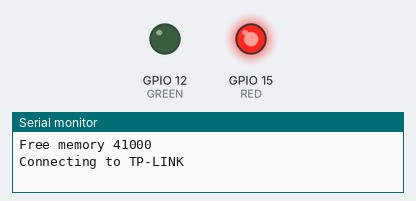
The sketch below on a simulated ESP8266 (NodeMCU). On the bench: output pins drawn as LEDs (lit = HIGH), the last lines printed to the serial monitor. WiFi joins after 1.5 s; servers stay silent unless stated.

Above: at 0.1 s.
At 1.6 s:
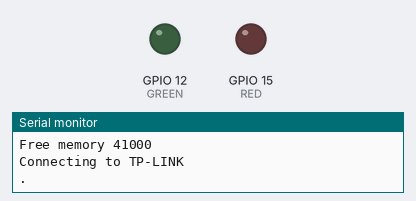
At 2.1 s:
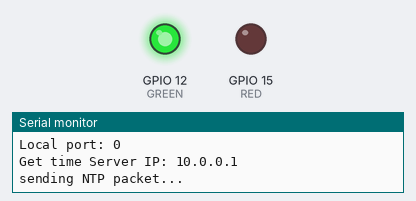
Timing chart, 0 to 3.6 s (numbered marks = the images above):
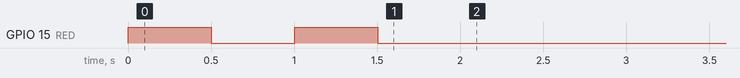

The sketch:

timer.ino
```cpp
#include <ESP8266WiFi.h>
#include <WiFiUdp.h>
#include <Ticker.h>
Ticker flipper;

#define RED 15// GPIO15/TXD01
#define GREEN 12// GPIO12/TXD01
#define GMT 3

char ssid[] = "TP-LINK";         //  your network SSID (name)
char pass[] = "76533457";        // your network password

unsigned int localPort = 2390;      // local port to listen for UDP packets
byte hour, minute, second;
boolean point;

IPAddress ip(10,24,2,106);
IPAddress gateway(10,24,0,1);
IPAddress subnet(255,255,240,0);

/* Don't hardwire the IP address or we won't get the benefits of the pool. *  Lookup the IP address for the host name instead */
//IPAddress timeServer(129, 6, 15, 28); // time.nist.gov NTP server
//IPAddress timeServer(216, 229, 0, 179); // time.nist.gov NTP server
IPAddress timeServerIP; // time.nist.gov NTP server address
const char* ntpServerName = "time.nist.gov";

const int NTP_PACKET_SIZE = 48; // NTP time stamp is in the first 48 bytes of the message
//
byte packetBuffer[ NTP_PACKET_SIZE]; //buffer to hold incoming and outgoing packets

// A UDP instance to let us send and receive packets over UDP
WiFiUDP udp;

void setup() {
  Serial.begin(115200);
  flipper.attach(1, flip);          /// прерывание 1 сек

  Serial.println();
  Serial.println();

  Serial.printf("\n\nFree memory %d\n",ESP.getFreeHeap());
  pinMode(RED, OUTPUT);
  pinMode(GREEN, OUTPUT);

  // We start by connecting to a WiFi network
  Serial.print("Connecting to ");
  Serial.println(ssid);

  WiFi.config(ip,gateway,subnet);
  WiFi.setAutoReconnect(true);
  //WiFi.begin(ssid,"76533457");
  WiFi.begin(ssid, pass);

  while (WiFi.status() != WL_CONNECTED) {
    digitalWrite(RED, HIGH);
    delay(500);
    digitalWrite(RED, LOW);
    delay(500);
    Serial.print(".");
  }
  Serial.println("");
  digitalWrite(GREEN, HIGH);
  Serial.println("WiFi connected");
  Serial.println("IP address: ");
  Serial.println(WiFi.localIP());

  Serial.println("Starting UDP");
  udp.begin(localPort);
  Serial.print("Local port: ");
  Serial.println(udp.localPort());

  oldloop();        /// синхронизируем время при включении

}
void oldloop()
{
  //get a random server from the pool
  Serial.print("Get time Server IP: ");
  WiFi.hostByName(ntpServerName, timeServerIP);
  Serial.println(timeServerIP);

  sendNTPpacket(timeServerIP); // send an NTP packet to a time server
  // wait to see if a reply is available
  delay(1000);

  int cb = udp.parsePacket();
  if (!cb) {
    Serial.println("no packet yet");
  }
  else {
    Serial.print("packet received, length=");
    Serial.println(cb);
    // We've received a packet, read the data from it
    udp.read(packetBuffer, NTP_PACKET_SIZE); // read the packet into the buffer

    //the timestamp starts at byte 40 of the received packet and is four bytes,
    // or two words, long. First, esxtract the two words:

    unsigned long highWord = word(packetBuffer[40], packetBuffer[41]);
    unsigned long lowWord = word(packetBuffer[42], packetBuffer[43]);
    // combine the four bytes (two words) into a long integer
    // this is NTP time (seconds since Jan 1 1900):
    unsigned long secsSince1900 = highWord << 16 | lowWord;
    Serial.print("Seconds since Jan 1 1900 = " );
    Serial.println(secsSince1900);

    // now convert NTP time into everyday time:
    Serial.print("Unix time = ");
    // Unix time starts on Jan 1 1970. In seconds, that's 2208988800:
    const unsigned long seventyYears = 2208988800UL;
    // subtract seventy years:
    unsigned long epoch = secsSince1900 - seventyYears;
    // print Unix time:
    Serial.println(epoch);

          /// корректировка часового пояса и синхронизация
    epoch = epoch + GMT * 3600;

    hour = (epoch  % 86400L) / 3600;
    minute = (epoch  % 3600) / 60;
    second = epoch % 60;


    // print the hour, minute and second:
    Serial.print("The UTC time is ");       // UTC is the time at Greenwich Meridian (GMT)
    Serial.print((epoch  % 86400L) / 3600); // print the hour (86400 equals secs per day)
    Serial.print(':');
    if ( ((epoch % 3600) / 60) < 10 ) {
      // In the first 10 minutes of each hour, we'll want a leading '0'
      Serial.print('0');
    }
    Serial.print((epoch  % 3600) / 60); // print the minute (3600 equals secs per minute)
    Serial.print(':');
    if ( (epoch % 60) < 10 ) {
      // In the first 10 seconds of each minute, we'll want a leading '0'
      Serial.print('0');
    }
    Serial.println(epoch % 60); // print the second
  }
  // wait ten seconds before asking for the time again

}

// send an NTP request to the time server at the given address
unsigned long sendNTPpacket(IPAddress& address)
{
  Serial.println("sending NTP packet...");
  // set all bytes in the buffer to 0
  memset(packetBuffer, 0, NTP_PACKET_SIZE);
  // Initialize values needed to form NTP request
  // (see URL above for details on the packets)
  packetBuffer[0] = 0b11100011;   // LI, Version, Mode
  packetBuffer[1] = 0;     // Stratum, or type of clock
  packetBuffer[2] = 6;     // Polling Interval
  packetBuffer[3] = 0xEC;  // Peer Clock Precision
  // 8 bytes of zero for Root Delay & Root Dispersion
  packetBuffer[12]  = 49;
  packetBuffer[13]  = 0x4E;
  packetBuffer[14]  = 49;
  packetBuffer[15]  = 52;

  // all NTP fields have been given values, now
  // you can send a packet requesting a timestamp:
  udp.beginPacket(address, 123); //NTP requests are to port 123
  udp.write(packetBuffer, NTP_PACKET_SIZE);
  udp.endPacket();
}

void flip(){
  point = !point;
  second++;
  if (second > 59){
    second = 0;
    minute++;
  }
  if (minute > 59){
    minute = 0;
    hour++;
  }
  if (hour > 23){
    hour = 0;
  }

}

void loop(){
//  if (second == 30){            // если насчитали 30 сек
//    flipper.detach();           // выключаем прерывание
//    delay(1500);                // ждем, чтобы повторно не запустить
//    oldloop();                  // синхронизируем время
//    flipper.attach(1, flip);    // запускаем прерывание
//  }

   //int8_t TimeDisp[4];          // отправляем всё на экран
   //tm1637.point(point);         // управление :, мигаем если запущено прерывание

   //TimeDisp[0] = hour / 10;
   //TimeDisp[1] = hour % 10;
   //TimeDisp[2] = minute  / 10;
   //TimeDisp[3] = minute  % 10;
   //Serial.println(TimeDisp); // print the second
   //tm1637.display(TimeDisp);
}
```
